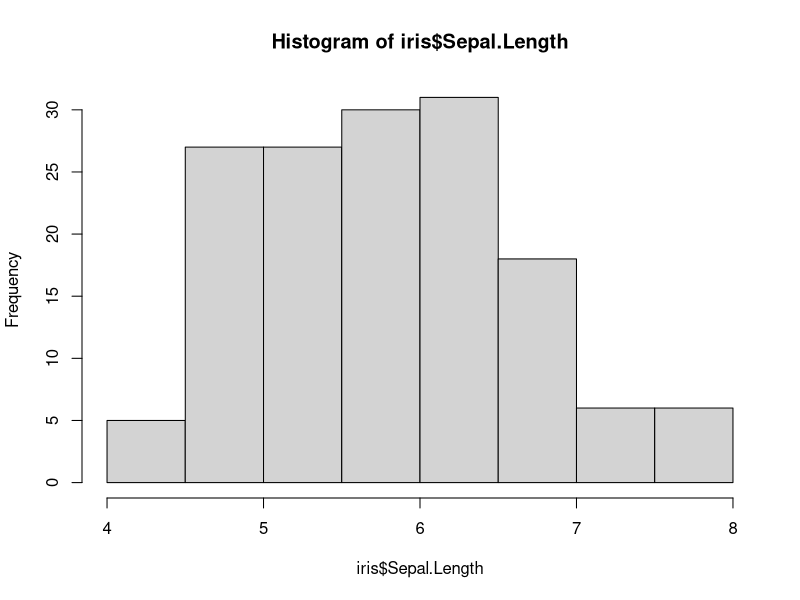
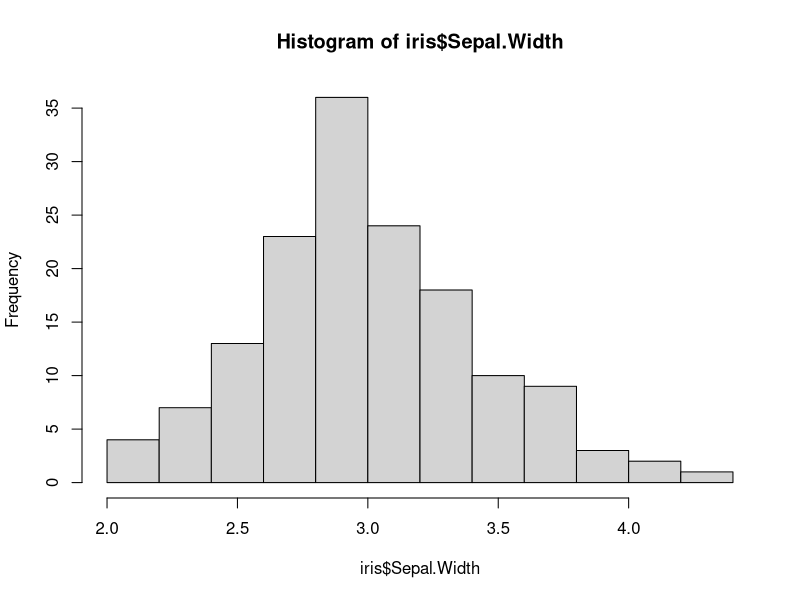
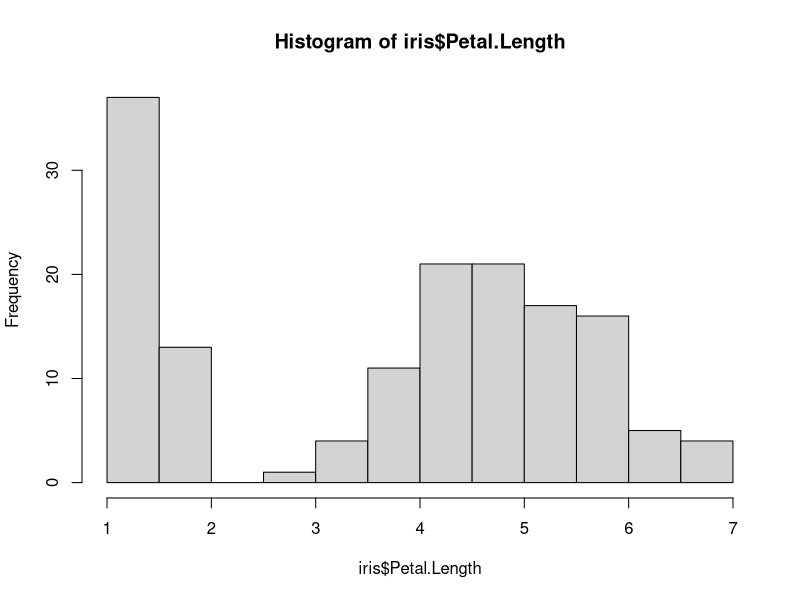
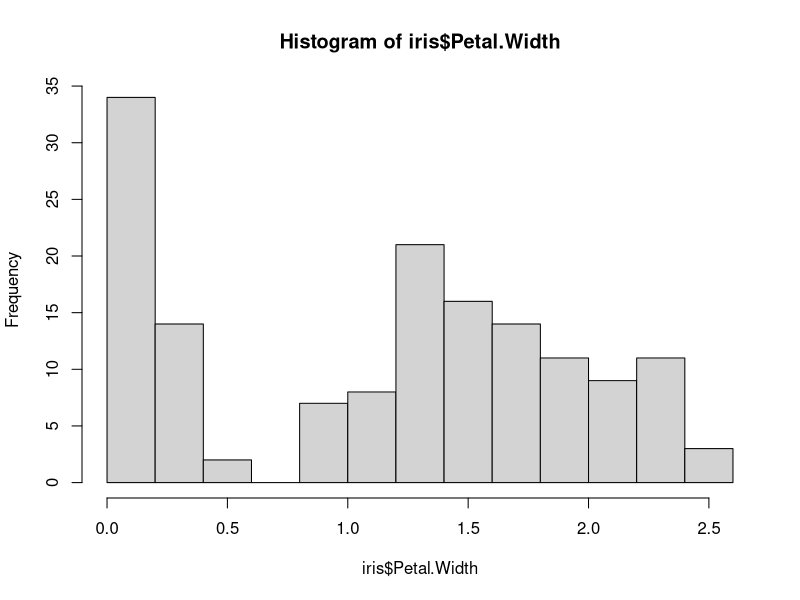
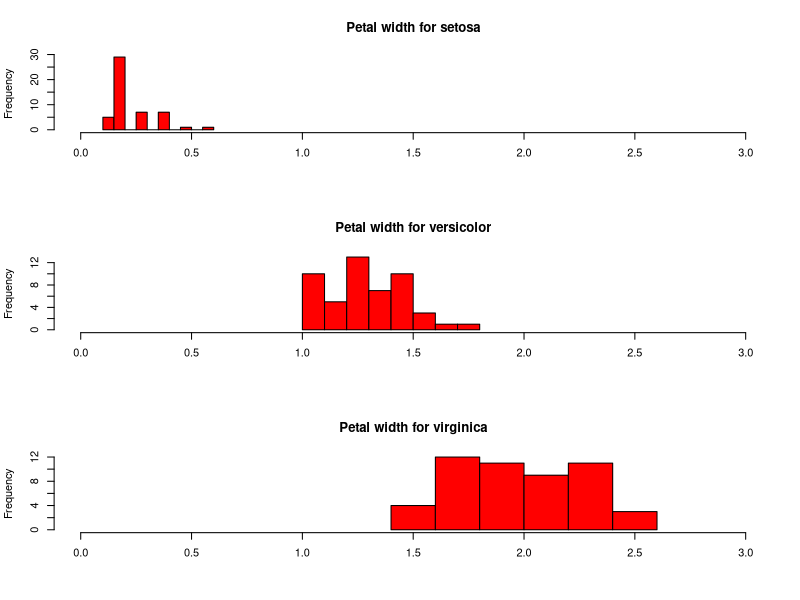

Here is the R script that generated these plots, in order:
library(datasets)
head(iris)
hist(iris$Sepal.Length)
hist(iris$Sepal.Width)
hist(iris$Petal.Length)
hist(iris$Petal.Width)
par(mfrow=c(3,1))
hist(iris$Petal.Width[iris$Species=="setosa"],
     xlim = c(0,3),
     breaks = 9,
     main="Petal width for setosa",
     xlab="",
     col="red"
     )
hist(iris$Petal.Width[iris$Species=="versicolor"],
     xlim = c(0,3),
     breaks = 9,
     main="Petal width for versicolor",
     xlab="",
     col="red"
)
hist(iris$Petal.Width[iris$Species=="virginica"],
     xlim = c(0,3),
     main="Petal width for virginica",
     xlab="",
     col="red"
)
par(mfrow=c(1,1))







